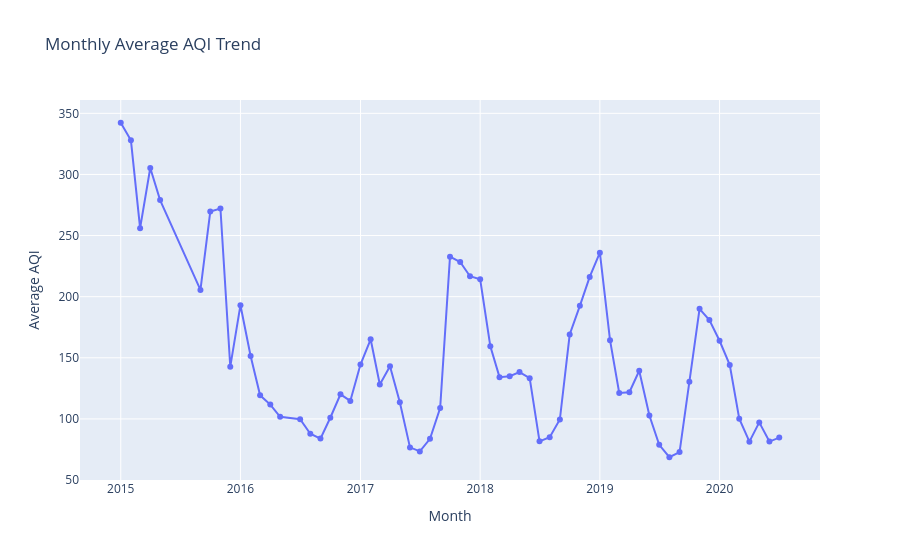

The cell this chart's notebook holds for it:
### Markdown cell above
## 📈 Monthly Average AQI Trend

### Code cell
df['Date'] = pd.to_datetime(
    df['Date'],                                                    # Convert Date column
    format='%d-%m-%Y %H.%M'
)

df['Month'] = df['Date'].dt.to_period('M').astype(str)             # Create Month column

monthly_AQI = (
    df.groupby('Month', as_index=False)['AQI']                    # Calculate monthly average AQI
      .mean()
)
fig = px.line(
    monthly_AQI,                                                 # Create line chart
    x='Month',
    y='AQI',
    title='Monthly Average AQI Trend',                        
    markers=True
)

fig.update_layout(
    xaxis_title='Month',
    yaxis_title='Average AQI'
)

fig.show()

### Figure 1 — Plotly figure (JSON) as saved in the notebook; plotly's stock layout.template omitted (floating-point values rounded to 4 significant figures)
{"data": [{"hovertemplate": "Month=%{x}<br>AQI=%{y}<extra></extra>", "legendgroup": "", "line": {"color": "#636efa", "dash": "solid"}, "marker": {"symbol": "circle"}, "mode": "lines+markers", "name": "", "orientation": "v", "showlegend": false, "type": "scatter", "x": ["2015-01", "2015-02", "2015-03", "2015-04", "2015-05", "2015-09", "2015-10", "2015-11", "2015-12", "2016-01", "2016-02", "2016-03", "2016-04", "2016-05", "2016-07", "2016-08", "2016-09", "2016-10", "2016-11", "2016-12", "2017-01", "2017-02", "2017-03", "2017-04", "2017-05", "2017-06", "2017-07", "2017-08", "2017-09", "2017-10", "2017-11", "2017-12", "2018-01", "2018-02", "2018-03", "2018-04", "2018-05", "2018-06", "2018-07", "2018-08", "2018-09", "2018-10", "2018-11", "2018-12", "2019-01", "2019-02", "2019-03", "2019-04", "2019-05", "2019-06", "2019-07", "2019-08", "2019-09", "2019-10", "2019-11", "2019-12", "2020-01", "2020-02", "2020-03", "2020-04", "2020-05", "2020-06", "2020-07"], "xaxis": "x", "y": [342.3, 327.9, 256.1, 305.3, 279.0, 205.5, 269.6, 272.1, 142.7, 193.0, 151.4, 119.3, 111.7, 101.7, 99.77, 87.88, 83.9, 100.9, 120.1, 114.7, 144.5, 165.2, 128.1, 143.0, 113.7, 76.71, 73.43, 83.73, 108.9, 232.7, 228.3, 216.7, 214.2, 159.4, 134.2, 134.9, 138.3, 133.3, 81.68, 85.04, 99.52, 169.0, 192.5, 216.2, 236.0, 164.5, 121.2, 121.8, 139.4, 102.7, 78.85, 68.64, 72.88, 130.5, 190.1, 180.9, 163.9, 144.2, 100.2, 81.4, 97.16, 81.47, 84.71], "yaxis": "y"}], "layout": {"legend": {"tracegroupgap": 0}, "title": {"text": "Monthly Average AQI Trend"}, "xaxis": {"anchor": "y", "domain": [0, 1], "title": {"text": "Month"}}, "yaxis": {"anchor": "x", "domain": [0, 1], "title": {"text": "Average AQI"}}}}
